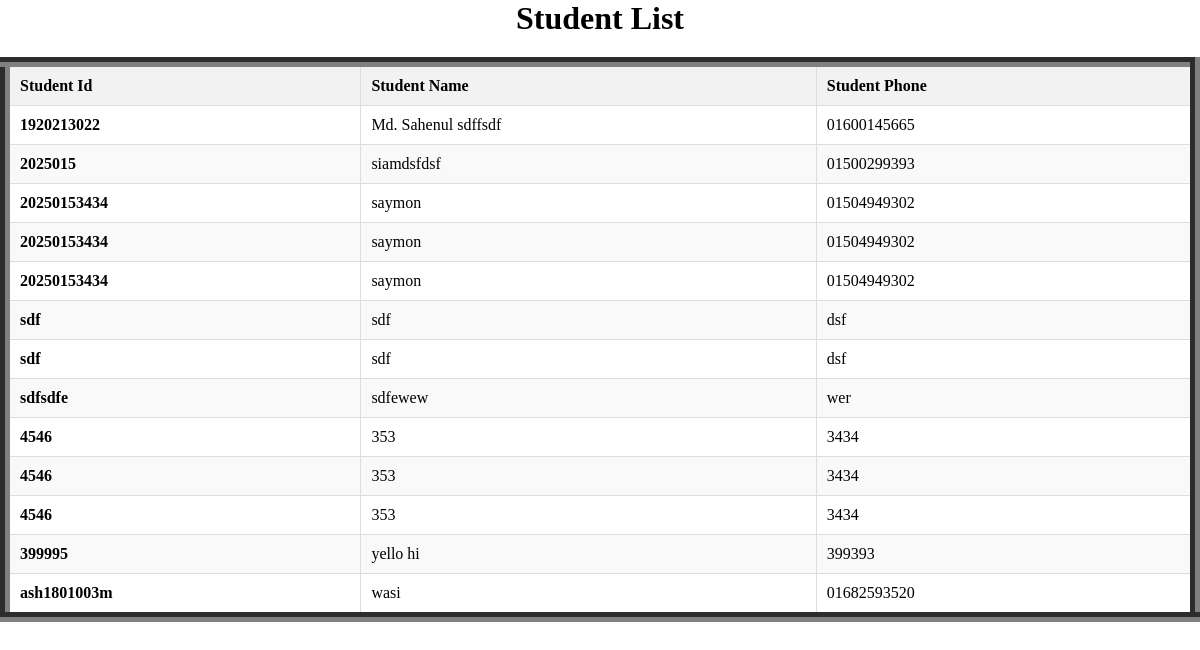
The app's page /student/read/, older data.
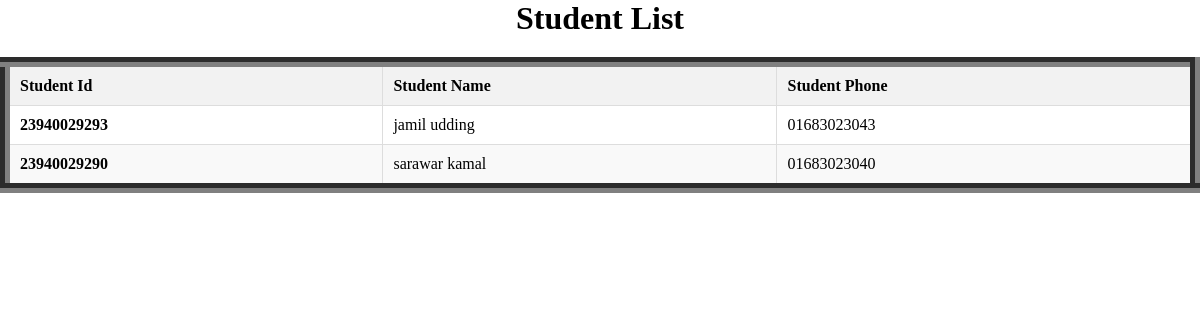
The same page, newer data.
### StudentForm/models.py (models this page shows)
class Student(models.Model):
    student_id=models.CharField(max_length=100)
    student_name = models.CharField(max_length=100)
    student_phone = models.CharField(max_length=20)

### StudentForm/views.py (the view)
# urls.py: path('read/', views.student_list, name='student_list'),
def student_list(request):
    students = Student.objects.all()
    return render(request, 'student_list.html', {'students': students})

### templates/student_list.html (shortened to what this page needs)
<!DOCTYPE html>
<html lang="en">
<head>
</head>
<body>
    <h1>Student List</h1>
    <table border="10">
        <thead>
            <tr>
                <th>Student Id</th>
                <th>Student Name</th>
                <th>Student Phone</th>
            </tr>
        </thead>
        <tbody>
            {% for student in students %}
                <tr>
                    <th>{{ student.student_id }}</th>
                    <td>{{ student.student_name }}</td>
                    <td>{{ student.student_phone }}</td>
                </tr>
            {% endfor %}
        </tbody>
    </table>
</body>
</html>

### templates/student_list.html (style rules this page uses)
body, h1, table, th, td { margin: 0; padding: 0; }
h1 { text-align: center; margin-bottom: 20px; }
table { width: 100%; border-collapse: collapse; border-spacing: 0; }
thead { background-color: #f2f2f2; }
th, td { padding: 10px; border: 1px solid #ddd; text-align: left; }
tbody tr:nth-child(even) { background-color: #f9f9f9; }

Row changes from the older to the newer data that the page shows:
removed Student: student_id "1920213022", student_name "Md. Sahenul sdffsdf", student_phone "01600145665"
removed Student: student_id "2025015", student_name "siamdsfdsf", student_phone "01500299393"
removed Student: student_id "20250153434", student_name "saymon", student_phone "01504949302"
removed Student: student_id "20250153434", student_name "saymon", student_phone "01504949302"
removed Student: student_id "20250153434", student_name "saymon", student_phone "01504949302"
removed Student: student_id "sdf", student_name "sdf", student_phone "dsf"
removed Student: student_id "sdf", student_name "sdf", student_phone "dsf"
removed Student: student_id "sdfsdfe", student_name "sdfewew", student_phone "wer"
removed Student: student_id "4546", student_name "353", student_phone "3434"
removed Student: student_id "4546", student_name "353", student_phone "3434"
removed Student: student_id "4546", student_name "353", student_phone "3434"
removed Student: student_id "399995", student_name "yello hi", student_phone "399393"
removed Student: student_id "ash1801003m", student_name "wasi", student_phone "01682593520"
added Student: student_id "23940029293", student_name "jamil udding", student_phone "01683023043"
added Student: student_id "23940029290", student_name "sarawar kamal", student_phone "01683023040"
